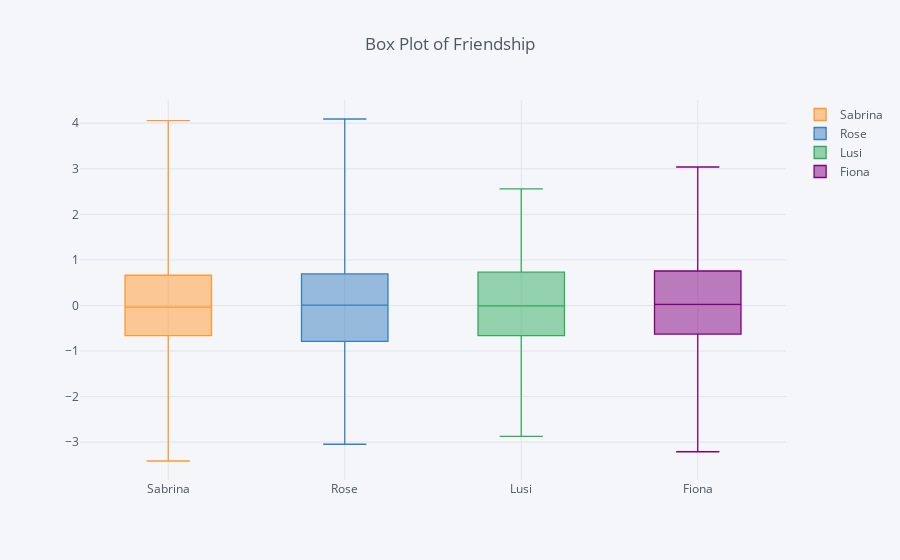

Here is the notebook cell this chart was saved with:
### Code cell
# Boxplot of Friendship
df.iplot(kind='box', title='Box Plot of Friendship')

### Figure 1 — Plotly figure (JSON) as saved in the notebook; plotly's stock layout.template omitted (floating-point values rounded to 4 significant figures; data arrays with more than 128 entries replaced by an {"elided": "..."} marker saying what was removed)
{"data": [{"boxpoints": false, "line": {"width": 1.3}, "marker": {"color": "rgba(255, 153, 51, 1.0)"}, "name": "Sabrina", "type": "box", "y": {"elided": "800 float values"}}, {"boxpoints": false, "line": {"width": 1.3}, "marker": {"color": "rgba(55, 128, 191, 1.0)"}, "name": "Rose", "type": "box", "y": {"elided": "800 float values"}}, {"boxpoints": false, "line": {"width": 1.3}, "marker": {"color": "rgba(50, 171, 96, 1.0)"}, "name": "Lusi", "type": "box", "y": {"elided": "800 float values"}}, {"boxpoints": false, "line": {"width": 1.3}, "marker": {"color": "rgba(128, 0, 128, 1.0)"}, "name": "Fiona", "type": "box", "y": {"elided": "800 float values"}}], "layout": {"legend": {"bgcolor": "#F5F6F9", "font": {"color": "#4D5663"}}, "paper_bgcolor": "#F5F6F9", "plot_bgcolor": "#F5F6F9", "title": "Box Plot of Friendship", "titlefont": {"color": "#4D5663"}, "xaxis1": {"gridcolor": "#E1E5ED", "showgrid": true, "tickfont": {"color": "#4D5663"}, "title": "", "titlefont": {"color": "#4D5663"}, "zerolinecolor": "#E1E5ED"}, "yaxis1": {"gridcolor": "#E1E5ED", "showgrid": true, "tickfont": {"color": "#4D5663"}, "title": "", "titlefont": {"color": "#4D5663"}, "zerolinecolor": "#E1E5ED"}}}
